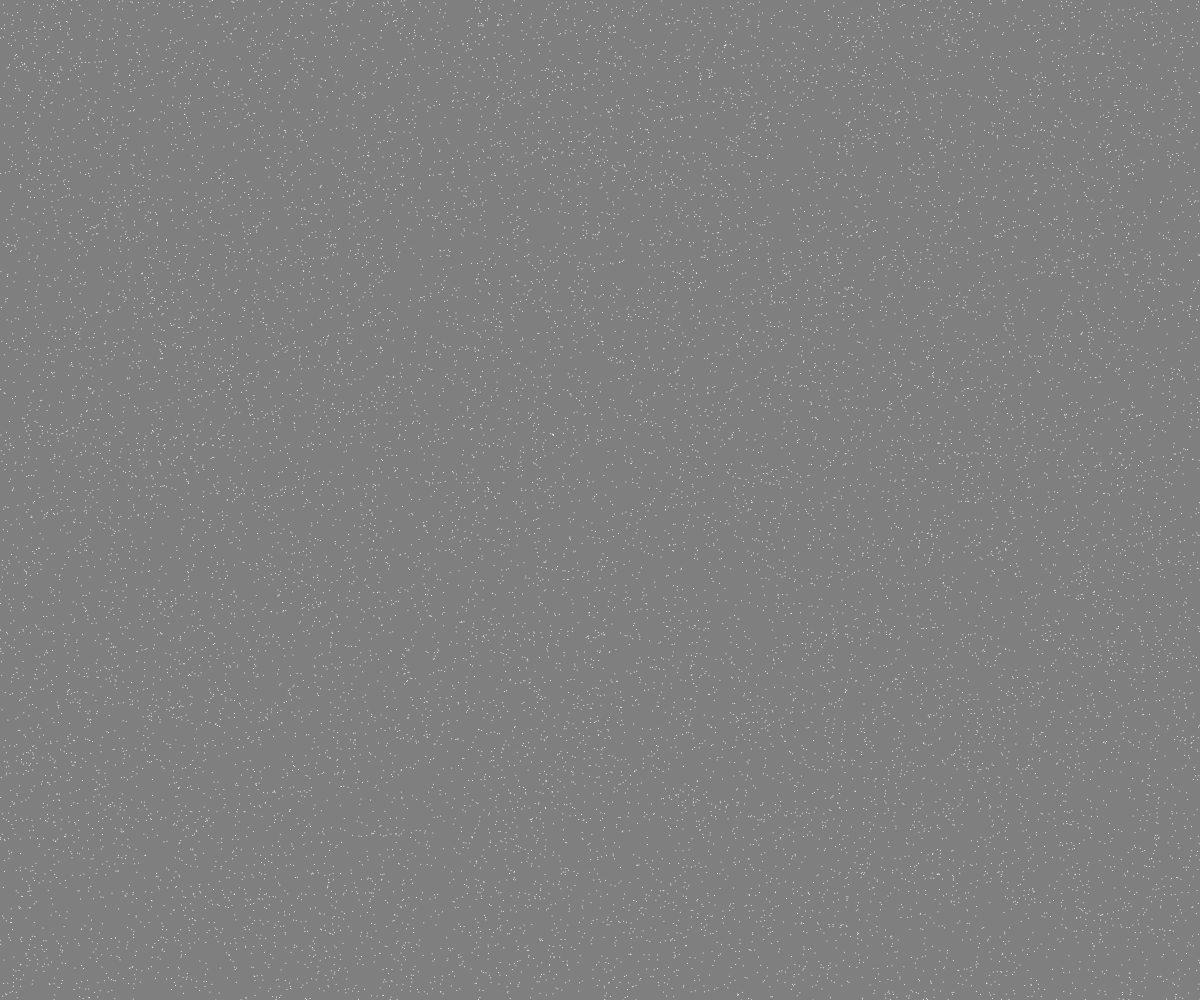
Frame 1 (no input)
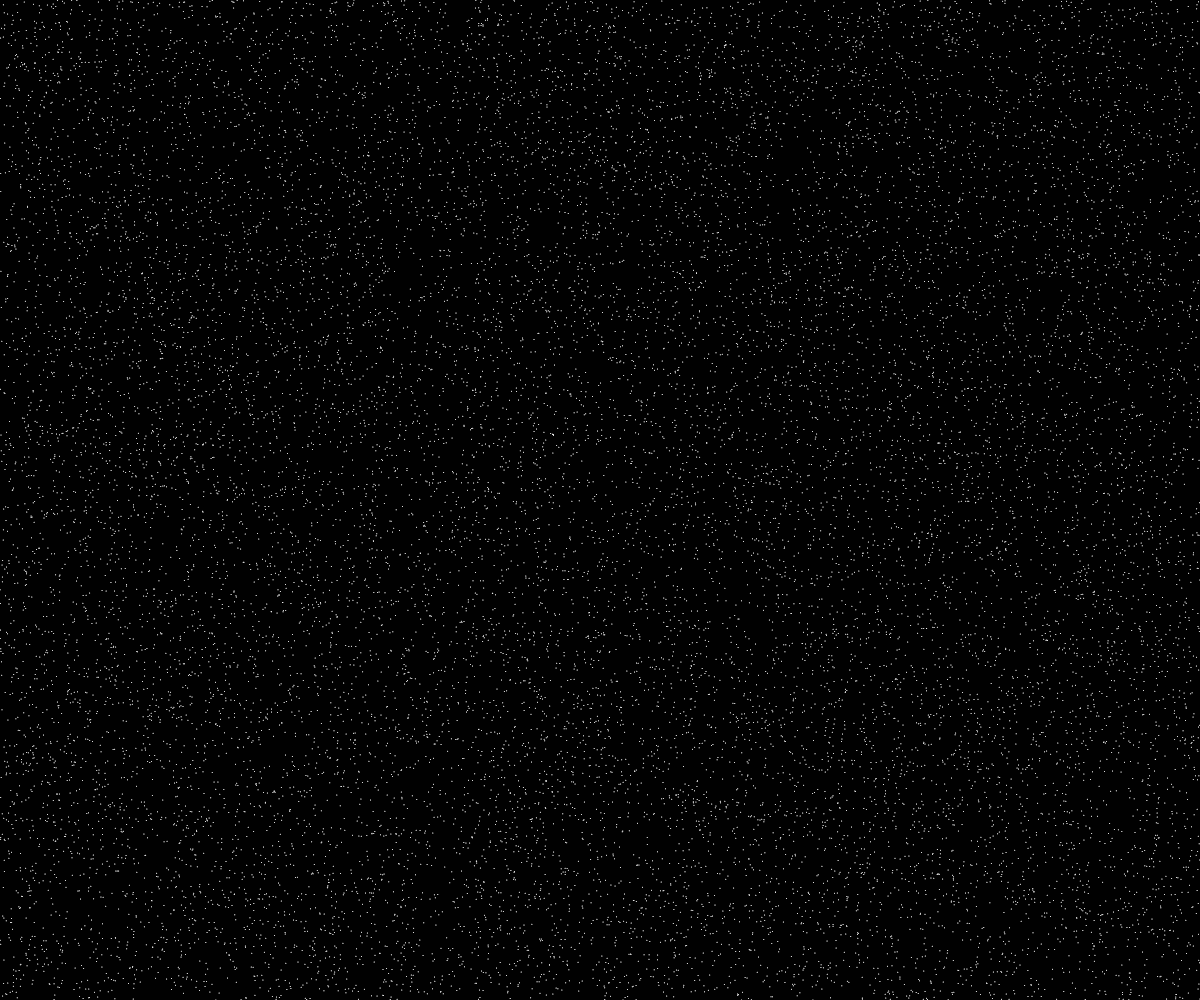
Frame 60 (no input)
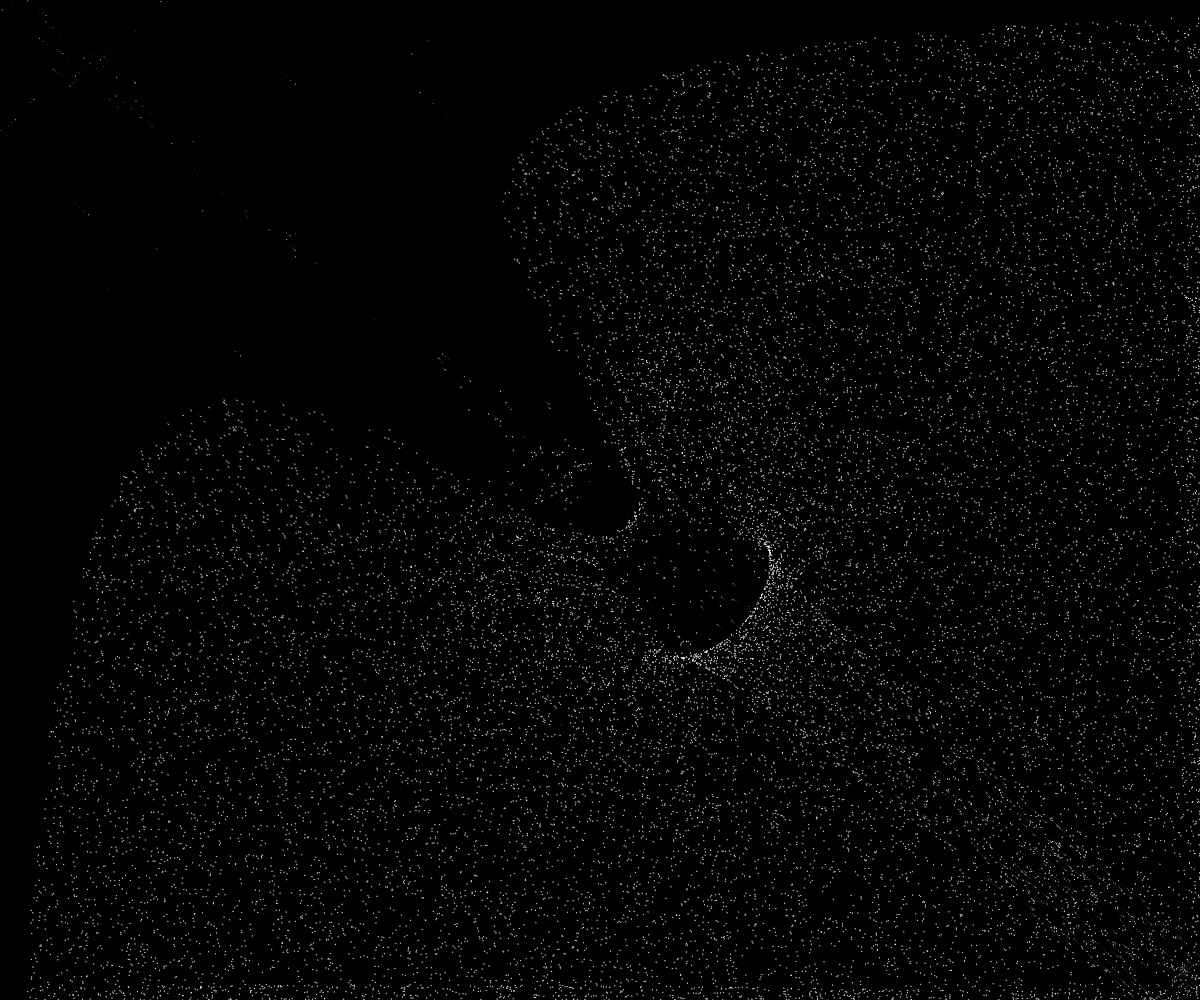
Frame 120 (the mouse pressed at the canvas centre since frame 60)

The p5.js sketch that drew these frames (run headless with seeded random() and noise() and a simulated clock; from frame 60 on, the mouse is pressed at the canvas centre):

// p5.js sketch
// ── sketch.js
var particlesQuantity = 18000;

var positionX = new Array(particlesQuantity);
var positionY = new Array(particlesQuantity);
var velocityX = new Array(particlesQuantity).fill(0);
var velocityY = new Array(particlesQuantity).fill(0);

function setup() {
	createCanvas(windowWidth, windowHeight);
	stroke(255, 255, 255);
	
	for (var particle = 1; particle < particlesQuantity; particle++) {
		positionX[particle] = random(0, width);
		positionY[particle] = random(0, height);
	}
	
	positionX[0] = 0;
	positionY[0] = 0;
}

function draw() {
	background(0, 128);
	
	velocityX[0] = velocityX[0] * 0.5 + (mouseX - positionX[0]) * 0.1;
	velocityY[0] = velocityY[0] * 0.5 + (mouseY - positionY[0]) * 0.1;
	
	positionX[0] += velocityX[0];
	positionY[0] += velocityY[0];
	
	for (var particle = 1; particle < particlesQuantity; particle++) {
		var whatever = 1500 / (sq(positionX[0] - positionX[particle]) + sq(positionY[0] - positionY[particle]));
		
		velocityX[particle] = velocityX[particle] * 0.95 + (velocityX[0] - velocityX[particle]) * whatever;
		velocityY[particle] = velocityY[particle] * 0.95 + (velocityY[0] - velocityY[particle]) * whatever;
		
		positionX[particle] += velocityX[particle];
		positionY[particle] += velocityY[particle];
		
		if ((positionX[particle] < 0 && velocityX[particle] < 0) || (positionX[particle] > width && velocityX[particle] > 0)) {
			velocityX[particle] = -velocityX[particle];
		}
		
		if ((positionY[particle] < 0 && velocityY[particle] < 0) || (positionY[particle] > height && velocityY[particle] > 0)) {
			velocityY[particle] = -velocityY[particle];
		}
		
		point(positionX[particle], positionY[particle]);
	}
}

function mousePressed() {
	for (var particle = 1; particle < particlesQuantity; particle++) {
		positionX[particle] = random(0, width);
		positionY[particle] = random(0, height);
	}
}
// ── hw.html
<!DOCTYPE html>
<html lang="en">
<head>
    <meta charset="UTF-8">
    <meta http-equiv="X-UA-Compatible" content="IE=edge">
    <meta name="viewport" content="width=device-width, initial-scale=1.0">

     <!-- P5js Library -->
     <script src="https://cdnjs.cloudflare.com/ajax/libs/p5.js/1.4.1/p5.js"></script>

     <link href="hw.css" rel="stylesheet">

    <title>Kludging as a Creative Approach to Technology</title>
</head>



<body>
   
    <h1>PROJECT 1 Kludging as a Creative Approach to Technology - DOCUMENTATION</h1><br>
    <h2>Reference project - Data Universe</h2> 
    <img src="ref.jpg" width="1200px">
    
    <h4>Goal</h4>
    <h6>To question the relativity of perception and how it informs the apprehension of our surrounding.  To see itself as “ a means of return” rather than “escape”, facilitating a temporary release from our habitual perceptions and culturally baised assumptons.</h6>
    <h4>Diagram of process</h4>
    <img src="diagram.jpg" width="1200px">
    <h6>An immersant’s awareness of physical self is transformed by being surrounded in an engrossing environment; often artificial, creating a perception of presence in a non-physical world.
    </h6>
    <h4>Challenge</h4>
    <h6>Try to use “Processing” to imitate the effect of “particle lights”, which blur and interconnect (Put focus on visualization)=Particle Systems in P5js / Multiple Particle Systems. </h6>

    <h4>Explanation for Process of Prototype</h4>
    <h6> I try to create a simulation of particles that are attracted to each other based on their positions, with the first particle being influenced by the mouse position.This interactive particle system, where particles move, cluster and bounce off, is to inmitate the interconnection with the surroundings.  </h6>
    <script src="sketch.js"></script>
    

</body>

</html>
